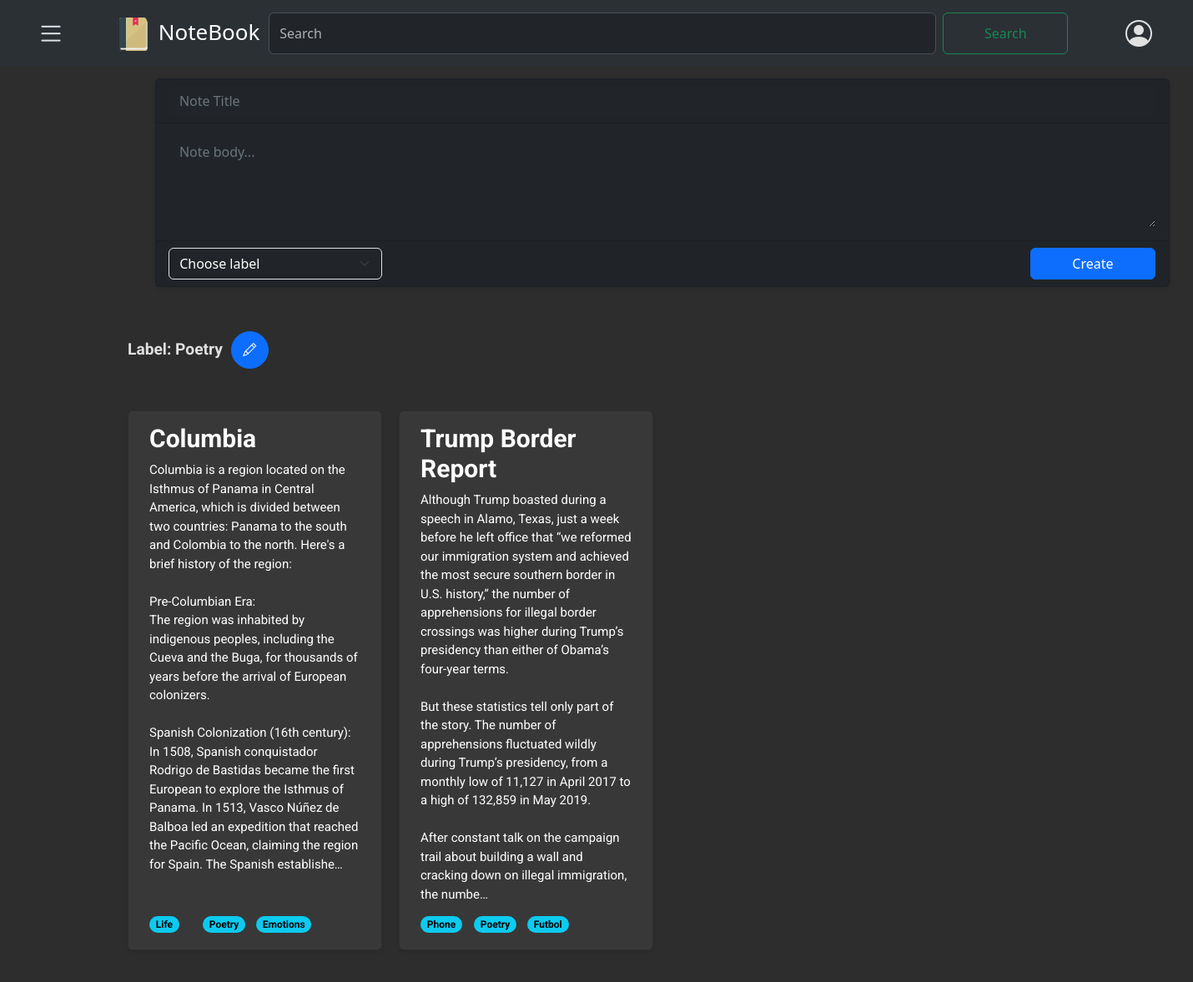
Page /notes/label/Poetry/ (signed in) on the committed database.
### notes/models.py (models this page shows, shortened)
class Label(models.Model):
    user = models.ForeignKey(CustomUser, on_delete=models.CASCADE, related_name='labels', default=None)
    name = models.CharField(max_length=50, null=False)
    class Meta:
        verbose_name = "Label"
        verbose_name_plural= "Labels"
    def __str__(self):
        return self.name

class Note(models.Model):
    user= models.ForeignKey(CustomUser,on_delete=models.CASCADE, related_name='notes')
    title= models.CharField(max_length=100, null=False)
    body= models.TextField()
    label= models.ManyToManyField(Label, related_name="labels", blank=True)
    archived= models.BooleanField(default=False)
    pinned= models.BooleanField(default= False)
    created = models.DateTimeField(auto_now_add= True)
    updated= models.DateTimeField(auto_now=True)
    trashed = models.BooleanField(default=False)
    trashed_at= models.DateTimeField(null=True, blank=True)
    class Meta:
        ordering= ['-updated']
        indexes= [
            models.Index(fields=["-updated"])
        ]
        verbose_name = "Note"
        verbose_name_plural= "Notes"

### notes/views.py (the view)
# urls.py: path('label/<str:label_name>/', views.label_list_view, name='label_list'),
@login_required
def label_list_view(request, label_name):
    user= request.user
    label= get_object_or_404(Label, name=label_name, user= user)
    notes= Note.objects.filter(label=label, user= user,  trashed= False, archived=False)
    if notes:
        context = {
            'label_notes': notes,
            'label': label
        }
        return render(request, 'notes/label/list.html', context)
    else:
        context = {
            'label': label
        }
        return render(request, 'notes/label/empty.html', context)

### notes/context_processors.py (called while the page is built)
def labels_processor(request):
    if request.user.is_authenticated:
        labels = Label.objects.filter(user=request.user)
    else:
        labels = Label.objects.none()
    return {
        'labels': labels,
    }

### notes/templates/notes/label/list.html (shortened to what this page needs)
{% extends "notes/base.html" %}
{% block content %}
{% load static %}
<div class="edit_label" style="display:block;">
    <p class="text-capitalize" style="font-weight: bold; font-size: larger;">Label: {{ label }}
        <button type="button" class="btn btn-primary" id="editButton" data-bs-toggle="modal" data-label-id="{{ label.id }}"
            data-bs-target="#EditLabelModal"
            style="margin-left: 5px; margin-right: 5px; width: 45px; height: 45px; border-radius: 50%;" title="Edit">
            <i class="bi bi-pencil"></i>
        </button>
    </p>
</div>
<div class="card-container">
    {% for note in label_notes %}
    {% if note %}
    <div class="card" data-note-id="{{ note.id }}">
        <a href="#" class="note-link" data-note-id="{{ note.id }}">
            <h5 class="card-title">{{ note.title }}</h5>
            <p class="card-text">{{ note.body|truncatechars:650 }}</p>
        </a>
        <div class="row">
            {% for label in note.label.all|slice:":4" %}
            <div class="col-auto me-5" style="margin-right: 2.5rem !important;">
                <span class="badge rounded-pill text-bg-info" style="min-width: fit-content;">{{ label.name }}</span>
            </div>
            {% endfor %}
        </div>
    </div>
    {% else %}
    {% include 'notes/label/empty.html' %}
    {% endif %}
    {% endfor %}
    {% endblock %}

### notes/static/css/notes.css (style rules this page uses)
:root { --bg-color: #2d2d2d; --text-color: #e0e0e0; --secondary-text-color: #b0b0b0; --card-bg-color: #383838; }
html, body { background-color: #2d2d2d !important; color: #e0e0e0 !important; font-family: 'Roboto', sans-serif; }
.card-container { display: grid; grid-template-columns: repeat(auto-fill, minmax(250px, 1fr)); gap: 20px; padding: 10px; font-family: 'Roboto', Arial, sans-serif; width: 1300px; margin-top: 30px; margin-bottom: 30px; background-color: #2d2d2d !important; border-color: #444 !important; text-align: justify; }
.card { border-radius: 8px; padding: 15px 25px; box-shadow: 0 2px 4px rgba(0,0,0,0.1); background-color: #383838 !important; position: relative; padding-bottom: 20px; }
.card-title { font-size: 30px; font-weight: bold; margin-bottom: 15px; color: white !important; text-align: left; padding: 0 ; }
.card-text { font-size: 15px; color: white; text-align: left; padding: 0 0 35px; line-height: 1.5; white-space: pre-wrap; word-wrap: break-word; }
.note-link { text-decoration: none; color: inherit; }
.text-capitalize { font-family: 'Roboto', Arial, sans-serif; font-size: 18px; margin: 0; font-weight: normal; padding: 10px; }
.badge { display: inline-block; position: absolute; bottom: 20px; }

### rows in the picture
Label: name "Poetry"
Note: title "Columbia", body "Columbia is a region located on the Isthmus of Panama in Central America, which is divided between two countries: Panama to the south and Colombia to the north. Here's a brief history of the region: Pre-Columbian Era: The region was inhabited by indigenous peoples, including the Cueva and the Buga, for thousands of years before the arrival of European colonizers. Spanish Colonization (16th century): In 1508, Spanish conquistador Rodrigo de Bastidas became the first European to explore the Isthmus of Panama. In 1513, Vasco Núñez de Balboa led an expedition that reached the Pacific Ocean, claiming the region for Spain. The Spanish establishe…"
Label: name "Life"
Label: name "Emotions"
Note: title "Trump Border Report", body "Although Trump boasted during a speech in Alamo, Texas, just a week before he left office that “we reformed our immigration system and achieved the most secure southern border in U.S. history,” the number of apprehensions for illegal border crossings was higher during Trump’s presidency than either of Obama’s four-year terms. But these statistics tell only part of the story. The number of apprehensions fluctuated wildly during Trump’s presidency, from a monthly low of 11,127 in April 2017 to a high of 132,859 in May 2019. After constant talk on the campaign trail about building a wall and cracking down on illegal immigration, the numbe…"
Label: name "Phone"
Label: name "Futbol"
